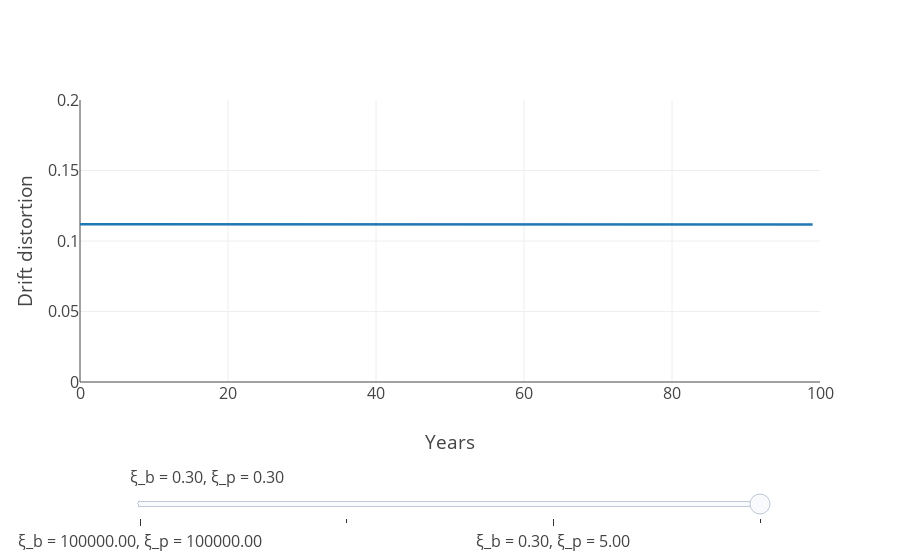

This figure's notebook cell:
### Markdown cell above
Compute the implied drift distortion:

$$
h^* = - \cfrac{\frac{d\phi(y)}{dy} + \frac{(1-\eta)}{\delta}(\gamma_1 + \gamma_2 y) }{\xi_b}\sigma_y \tilde e
$$

The distortion is essentially constant as a function of the state variable and hence over time.
The drift distortion over time the four parameter configuration is as the following:

### Code cell
# drift distortion
fig = go.Figure()
for ξ_b_i, ξ_p_i in params_list:
    ht = solution[(ξ_b_i, ξ_p_i)]['simulation_res']['ht']
    fig.add_trace(go.Scatter(x=np.arange(0,100), y=ht, 
                             visible=False,
                             line=dict(width=2.5),
                             name=r'$\xi_b = {:.2f}, \xi_p = {:.2f}$'.format(ξ_b_i, ξ_p_i)
                            )) 



fig.data[-1].visible = True
steps = []
for i in range(len(params_list)):
    label = r'ξ_b = {:.2f}, ξ_p = {:.2f}'.format(params_list[i][0],params_list[i][1])
    step = dict(
        method ='update',  
        args = [{'visible': [False] * len(fig.data)},
               {"title": r'$Distorted\ probability\\ \xi_b = {:.2f},\quad \xi_p = {:.2f}$'.format( 
                   params_list[i][0],
                   params_list[i][1]
               )}],
        label=label
    )
    step['args'][0]["visible"][i] = True
    steps.append(step)

sliders = [dict(
    active = len(params_list)-1,
    steps = steps,
    pad={"t": 80, 'l':50, 'r':50},
)]

fig.update_layout(
    font=dict(size=16),
    sliders = sliders,
    template="none",
)
fig.update_xaxes(
    range=[0,100],
    title_text="Years"
)
fig.update_yaxes(
    range=[0,0.2],
    title_text="Drift distortion"
)
